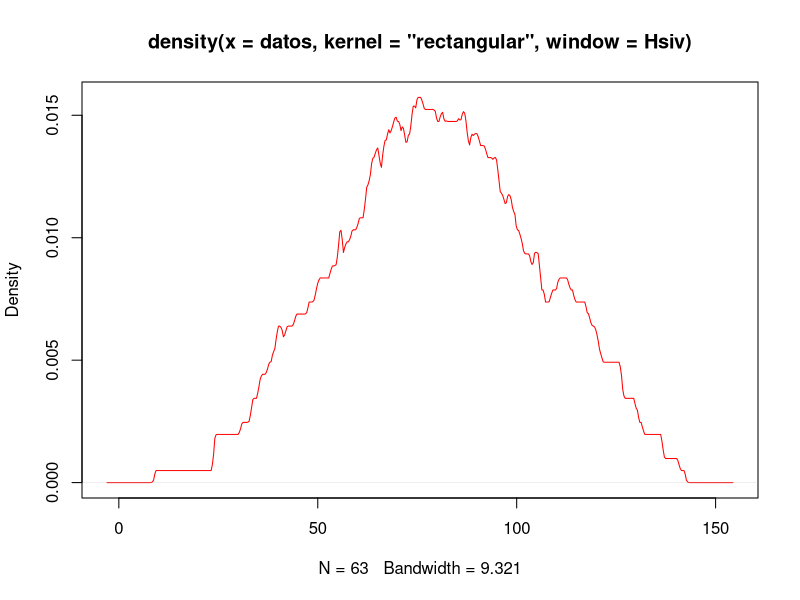

Write R code to recreate this figure.
## ---- chunk 1
datos <- scan("buffalo.txt")  

## ---- chunk 2
#Ventana de silverman

s <- sd(datos)
IQR <- IQR(datos)
n <- length(datos)

Hsiv <- 1.06 * min(s, IQR/1.349)/(n^(1/5))
## ---- chunk 3
plot(density(datos, kernel = 'rectangular', window = Hsiv), col = 'red',)
## ---- chunk 4
# cross validation
#encontremos una f(xi) i dada una h
hToTest <- 10
excluded <- 1
currentSum <- 0
for (i in 1:n-1) {
  if (i != excluded){
    currentSum <- abs((datos[i] - datos[excluded])/hToTest) < hToTest 
  }  
}
